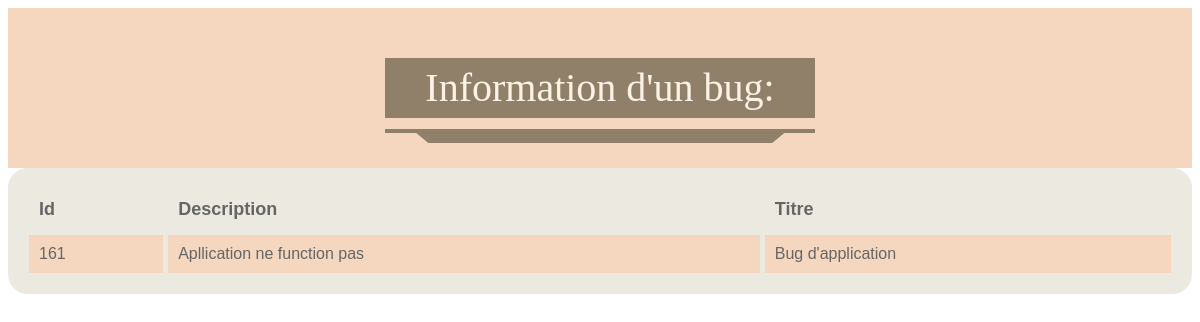
Page /show.php?id=161 on the committed database.
### tables this page shows
CREATE TABLE `bug` (
  `id` int(100) NOT NULL,
  `description` text NOT NULL,
  `titre` text NOT NULL,
  `statut` tinyint(1) NOT NULL DEFAULT 0,
  `date` timestamp NOT NULL DEFAULT current_timestamp()
);

### bugManager.php (called while the page is built, shortened)
<?php
include 'bug.php';
class BugManager {
    function find($id) {
        include "BDD.php";
        $dbh = new PDO('mysql:host=' . $DB_HOST . ';dbname=' . $DB_NAME . ';charset=utf8', $DB_LOGIN, $DB_PASSWROD);
        $sth = $dbh->query('SELECT * FROM `bug` WHERE id = ' . $id, PDO::FETCH_ASSOC);
        $datas = $sth->fetch();
        extract($datas);
        $bug = new Bug($id, $description, $titre, $statut);
        return $bug;
    }
}

### bug.php (called while the page is built, shortened)
<?php
class Bug {
    public $id;
    public $description;
    public $titre;
    function getId() {
        return $this->id;
    }
    function getDescription() {
        return $this->description;
    }
    function getTitre() {
        return $this->titre;
    }
    function __construct($id = null, $description = null, $titre = null, $statut = null) {
        $this->id = $id;
        $this->description = $description;
        $this->titre = $titre;
    }
}

### show.php (the view, shortened to what this page needs)
<?php
include_once "bugManager.php";
$id = $_GET['id'];
$bugManager = new BugManager();
$bug = $bugManager->find($id);
?>
<!DOCTYPE html>
<html>
<head>
    <link rel="stylesheet" type="text/css" href="style.css">
</head>
<body>
    <div class="three"><h1>Information d'un bug:</h1></div>
    <table>
        <tr>
            <th>
                Id
            </th>
            <th>
                Description
            </th>
            <th>
                Titre
            </th>
        </tr>
        <tr>
                <td>
            <?php echo $bug->getId();?>
                </td>
                <td>
            <?php echo $bug->getDescription();?>
                </td>
                <td>
            <?php echo $bug->getTitre();?>
                </td>
    </tr>
        </table>
</body>
</html>

### style.css (style rules this page uses)
table { font-family: "Lucida Sans Unicode", "Lucida Grande", Sans-Serif; text-align: left; border-collapse: separate; border-spacing: 5px; background: #ECE9E0; color: #656665; border: 16px solid #ECE9E0; border-radius: 20px; width: 100%; }
th { font-size: 18px; padding: 10px; }
td { background: #F5D7BF; padding: 10px; }
.three { background: #F5D7BF; padding: 50px 20px; text-align: center; }
.three h1 { font-family: 'Merriweather', serif; position: relative; color: #FCF2E5; background: #90806A; font-size: 2.5em; font-weight: normal; padding: 10px 40px; display: inline-block; margin: 0; line-height: 1; }
.three h1:before { content: ""; position: absolute; width: 100%; height: 4px; left: 0; bottom: -15px; background: #90806A; }
.three h1:after { content: ""; position: absolute; height: 0; width: 80%; border-top: 10px solid #90806A; border-left: 12px solid transparent; border-right: 12px solid transparent; left: 50%; transform: translateX(-50%); bottom: -25px; }

### rows in the picture
bug: id "161", description "Apllication ne function pas", titre "Bug d'application"
